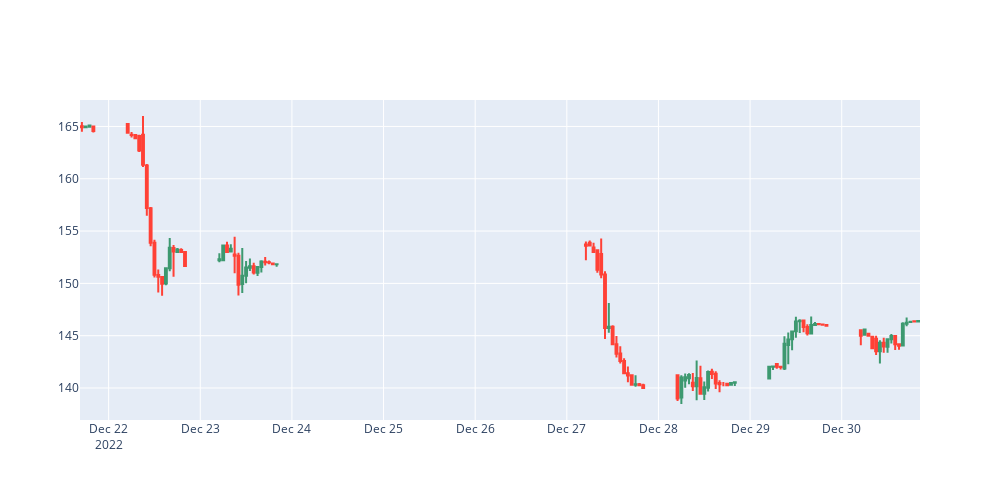

The cell this chart's notebook holds for it:
### Code cell
from pyalgotrading.utils import func
from pyalgotrading.constants import PlotType

indicator_data = indicator1(script_data.main_var,5)["indicator"]

func.plot_candlestick_chart(df,PlotType.HEIKINASHI)
